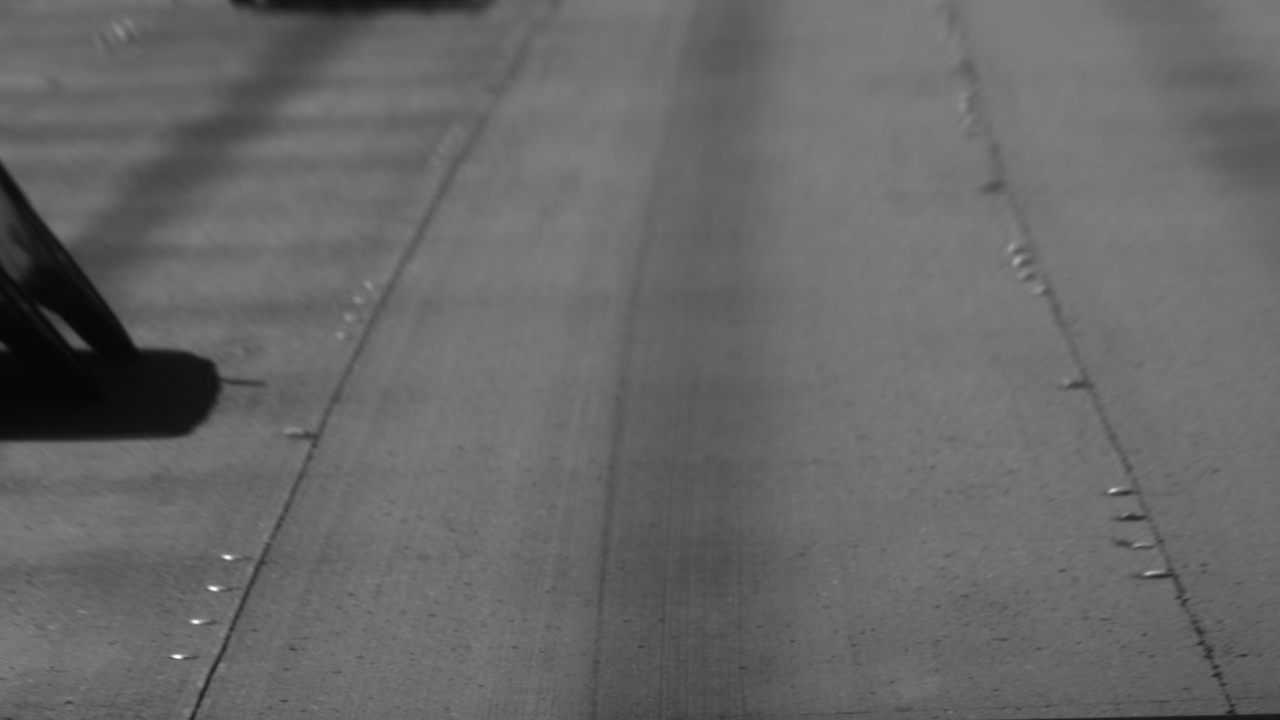
#> input picture lane_detection3/Pictures/gray.jpg, 1280 x 720 px, given as the content of the folder C:/Nowy folder/10/Praca/Datasets/Video_data/data, which was not available
$ python lane_detection_24.05.py
#> lines starting #> are read from the running program, lines starting #| are printed output that depends on the picture; after the words box and inside, x2 and y2 are one past the last pixel; in counts of white or black regions, pixels touching at a corner belong together; pictures that were not available may be replaced by others from this repository, and a replacement may not be noted
import os
import cv2
import pickle
import shutil
import numpy as np
import pandas as pd
from imutils import paths
import matplotlib.pyplot as plt


def im_show(image, name='Image'):
    cv2.imshow(name, image)
    cv2.waitKey(0)


# [12 lines left out: function to_csv, not called in this run]


def warp_perspective(image, from_, to, width, height):
    M = cv2.getPerspectiveTransform(from_, to)
    warp = cv2.warpPerspective(image, M, (width, height), flags=cv2.INTER_LINEAR)
    return warp, M


def threshold(image, T):
    _, image = cv2.threshold(image, T, 250, cv2.THRESH_BINARY)
    return image


def color_mask(img, thresh=(0, 255)):
    gray = cv2.cvtColor(img, cv2.COLOR_RGB2GRAY)
    binary_output = np.zeros_like(gray)
    binary_output[(gray > thresh[0]) & (gray <= thresh[1])] = 255
    return binary_output


def gray_img(image):
    return cv2.cvtColor(image, cv2.COLOR_BGR2GRAY)


def draw_lines(image, arr, point_color=(255, 0, 0), line_color=(0, 255, 0)):
    arr = arr.astype(int)
    copy = np.copy(image)
    for i in range(arr.shape[0]):
        x, y = arr[i][0], arr[i][1]
        x_0, y_0 = arr[i - 1][0], arr[i - 1][1]
        cv2.circle(copy, (x, y), radius=1, color=point_color, thickness=10)
        cv2.line(copy, (x, y), (x_0, y_0), color=line_color, thickness=4)
    return copy


def to_jpg(name, image):
    path = 'Pictures/' + name + '.jpg'
    cv2.imwrite(path, image)


def prepare(image, src, dst, width, height):
    box = draw_lines(image, src)
    box = draw_lines(box, dst, line_color=(0, 0, 255))
    warp, _ = warp_perspective(image, src, dst, width, height)
    gray = gray_img(warp)
    max_val = max(np.amax(gray, axis=1)).astype(int)
    thresh = color_mask(warp, (max_val * 0.65, max_val))

    return thresh


def find_single_lane(side_current, count):
    side_left = side_current - margin
    side_right = side_current + margin
    cv2.rectangle(out_img, (side_left, low), (side_right, high), (0, 255, 0), 4)

    side_nonzero = ((nonzeroy >= low) & (nonzeroy <= high) &
                    (nonzerox >= side_left) & (nonzerox <= side_right)).nonzero()[0]

    side_indicator = True

    if (side_left < 0 or side_right > width) and len(side_nonzero) == 0:
        count += 1
    else:
        count = 0

    # 35//2
    if count >= 17:
        side_indicator = False

    if len(side_nonzero) > minpix:
        side_current = int(np.mean(nonzerox[side_nonzero]))

    return side_current, side_nonzero, side_indicator, count, side_left, side_right


def find_lanes(image):
    global margin, minpix
    global out_img
    global low, high
    global nonzerox, nonzeroy
    global left_intercept, left_slope, right_intercept, right_slope
    global lefty, leftx, righty, rightx

    number = 35
    minpix = int((width * height) / 11776)
    margin = int(width / 12.8)

    histogram = np.sum(image[image.shape[0] // 2:, :], axis=0)
    out_img = np.dstack((image, image, image))

    midpoint = int(histogram.shape[0] // 2)
    left = np.argmax(histogram[:midpoint])
    right = midpoint + np.argmax(histogram[midpoint:])

    if np.argmax(histogram[:midpoint]) == 0:
        left = 0 + margin
    if np.argmax(histogram[midpoint:]) == 0:
        right = width - margin

    # [4 lines of commented-out code are left out]

    left_current = left
    right_current = right

    left_indicator = True
    right_indicator = True

    left_idx = []
    right_idx = []

    nonzero = np.nonzero(image)
    nonzeroy = np.array(nonzero[0])
    nonzerox = np.array(nonzero[1])

    left_count = 0
    right_count = 0

    win_height = int(height // number)

    for i in range(number):
        low = image.shape[0] - win_height * (i + 1)
        high = image.shape[0] - win_height * i

        if left_indicator and right_indicator:
            left_current, left_nonzero, left_indicator, left_count, _, left_right = find_single_lane(left_current,
                                                                                                     left_count)
            right_current, right_nonzero, right_indicator, right_count, right_left, _ = find_single_lane(right_current,
                                                                                                         right_count)
            left_idx.append(left_nonzero)
            right_idx.append(right_nonzero)

        elif left_indicator:
            left_current, left_nonzero, left_indicator, left_count, _, _ = find_single_lane(left_current, left_count)
            left_idx.append(left_nonzero)

        elif right_indicator:
            right_current, right_nonzero, right_indicator, right_count, _, _ = find_single_lane(right_current,
                                                                                                right_count)
            right_idx.append(right_nonzero)

        else:
            print('break')
            break

    try:
        left_idx = np.concatenate(left_idx)
        right_idx = np.concatenate(right_idx)
    except AttributeError:
        pass

    leftx1 = nonzerox[left_idx]
    lefty1 = nonzeroy[left_idx]
    rightx1 = nonzerox[right_idx]
    righty1 = nonzeroy[right_idx]

    if (len(leftx1) == 0 or len(leftx1) <= minpix) and (len(rightx1) == 0 or len(rightx1) <= minpix):
        print('no right and no left')
        leftx1 = previous_frame[0][0]
        lefty1 = previous_frame[0][1]
        rightx1 = previous_frame[0][2]
        righty1 = previous_frame[0][3]

    elif len(leftx1) <= minpix:
        print('no left')
        # leftx1 = rightx1 - width // 2
        leftx1 = width - rightx1
        lefty1 = righty1

    elif len(rightx1) <= minpix:
        print('no right')
        # rightx1 = leftx1 + width // 2
        rightx1 = width - leftx1
        righty1 = lefty1

    # print(len(leftx1), len(rightx1))

    left_curve1 = np.polyfit(lefty1, leftx1, 2)
    right_curve1 = np.polyfit(righty1, rightx1, 2)

    left_nonzero1 = (
            (nonzerox > (left_curve1[0] * (nonzeroy ** 2) + left_curve1[1] * nonzeroy + left_curve1[2] - margin)) &
            (nonzerox < (left_curve1[0] * (nonzeroy ** 2) + left_curve1[1] * nonzeroy + left_curve1[2] + margin)))

    right_nonzero1 = (
            (nonzerox > (right_curve1[0] * (nonzeroy ** 2) + right_curve1[1] * nonzeroy + right_curve1[2] - margin)) &
            (nonzerox < (right_curve1[0] * (nonzeroy ** 2) + right_curve1[1] * nonzeroy + right_curve1[2] + margin)))

    leftx = nonzerox[left_nonzero1]
    lefty = nonzeroy[left_nonzero1]
    rightx = nonzerox[right_nonzero1]
    righty = nonzeroy[right_nonzero1]

    if len(leftx) <= minpix or len(rightx) <= minpix:
        leftx, lefty, rightx, righty = leftx1, lefty1, rightx1, righty1

    return leftx, lefty, rightx, righty, out_img


def fit_poly(leftx, lefty, rightx, righty):
    left_curve = np.polyfit(lefty, leftx, 2)
    right_curve = np.polyfit(righty, rightx, 2)

    return left_curve, right_curve

def generate_points(image, left_curve, right_curve, stop):
    height = image.shape[0]
    y = np.linspace(stop, height - 1, 15).astype(int).reshape((-1, 1))
    fit_left = left_curve[0] * y ** 2 + left_curve[1] * y + left_curve[2]
    fit_right = right_curve[0] * y ** 2 + right_curve[1] * y + right_curve[2]

    empty = []
    flipud = False

    for idx, arr in enumerate([fit_left, fit_right]):
        arr = arr.astype(int)
        con = np.concatenate((arr, y), axis=1)

        if flipud:
            con = np.flipud(con)

        flipud = True
        empty.append(con)

    points = np.vstack((empty[0], empty[1]))
    points = np.split(points, 2, 0)

    return points, fit_left, fit_right


def visualise(image, left_curve, right_curve, stop, show_lines=False, show_points=False):
    points_arr, _, _ = generate_points(image, left_curve, right_curve, stop)
    colors = [(0, 0, 255), (255, 0, 0)]

    for idx, arr in enumerate(points_arr):
        if show_lines:
            cv2.polylines(image, [arr], isClosed=False, color=colors[idx], thickness=4)

        if show_points:
            for point in arr:
                cv2.circle(image, tuple(point), 5, colors[idx], -1)

    return image


def find_lanes_perspective(image):
    t_left = np.zeros_like(image)
    t_right = np.zeros_like(image)
    t_left[lefty - 1, leftx - 1] = 255
    t_right[righty - 1, rightx - 1] = 255

    t_left = cv2.warpPerspective(t_left, M_inv, (image.shape[1], image.shape[0]), flags=cv2.INTER_LINEAR)
    t_right = cv2.warpPerspective(t_right, M_inv, (image.shape[1], image.shape[0]), flags=cv2.INTER_LINEAR)

    t_out_img = cv2.addWeighted(t_left, 1, t_right, 1, 0)

    t_leftx = t_left.nonzero()[1]
    t_lefty = t_left.nonzero()[0]
    t_rightx = t_right.nonzero()[1]
    t_righty = t_right.nonzero()[0]

    if len(t_leftx) == 0:
        t_leftx = -t_rightx + width
        t_lefty = t_righty

    if len(t_rightx) == 0:
        t_rightx = width-t_leftx
        t_righty = t_lefty

    return t_leftx, t_lefty, t_rightx, t_righty, t_out_img


# [58 lines left out: functions visualise_perspective, sort_path, not called in this run]


def rgb(image):
    return cv2.cvtColor(image, cv2.COLOR_BGR2RGB)


def params(width, height):
    scale = width / 1280

    video1 = {'name': 'video1',
              'src': np.float32([[290, 410], [550, 285]]) * scale,
              'thresh': 0.65,
              'limit': 2548}

    video2 = {'name': 'video2',
              'src': np.float32([[285, 410], [550, 285]]) * scale,  # [[:, 390+20], [:, 265+20]]
              'thresh': 0.55,
              'limit': 4122}

    video3 = {'name': 'video3',
              'src': np.float32([[280, 420], [570, 250]]) * scale,
              'thresh': 0.85,
              'limit': 2833}

    video4 = {'name': 'video4',
              'src': np.float32([[270, 420], [550, 265]]) * scale,
              'thresh': 0.9,
              'limit': 1840}

    video_list = [video1]

    for video in video_list:
        template = video['src']
        src = np.float32([[template[0][0], template[0][1]],
                          [template[1][0], template[1][1]],
                          [width - template[1][0], template[1][1]],
                          [width - template[0][0], template[0][1]]])

        warp_arr = {'src': src}
        video.update(warp_arr)

    dst = np.float32([[0, height],
                      [0, 0],
                      [width, 0],
                      [width, height]])

    return video_list, dst


def detect_lines(path, folder):
    global width, height
    global previous_frame
    global M_inv

    data_path = os.path.join(path, folder[0])
    frames_path = os.path.join(path, folder[1])
    labels_path = os.path.join(path, folder[2])

    data_list = list(paths.list_images(data_path))

    for folder_path in frames_path, labels_path:
        shutil.rmtree(folder_path)

        if not os.path.exists(folder_path):
            os.mkdir(folder_path)

    image = cv2.imread(data_list[0])
#> image is the input picture: shape (720, 1280, 3); min 3, max 254, mean 103.2
    scale_factor = 1/1
    image = cv2.resize(image, (int(image.shape[1] * scale_factor), int(image.shape[0] * scale_factor)))
    width = image.shape[1]
    height = image.shape[0]

    video_list, dst = params(width, height)

    label_list = []
    previous_frame = []

    i = 0
    j = 0
    for video in video_list:
        name = video['name']
        thresh = video['thresh']
        limit = video['limit']
        src = video['src']

        for path in data_list[i: i+limit]:
            save_frame = frames_path + fr'\{os.path.basename(path)}'
            save_label = labels_path + fr'\{os.path.basename(path)}'

            frame_exists = os.path.exists(save_frame)
            label_exists = os.path.exists(save_frame)

            # [4 lines of commented-out code are left out]

            image = cv2.imread(path)
            image = cv2.resize(image, (width, height))

            frame = np.copy(image)

            img = prepare(image, src, dst, width, height)
#> call 2 of draw_lines, with arr = array of shape (4, 2), point_color = (255, 0, 0), line_color = (0, 0, 255)
#> after the loop in draw_lines (call 2), `for i in range(arr.shape[0]):`:
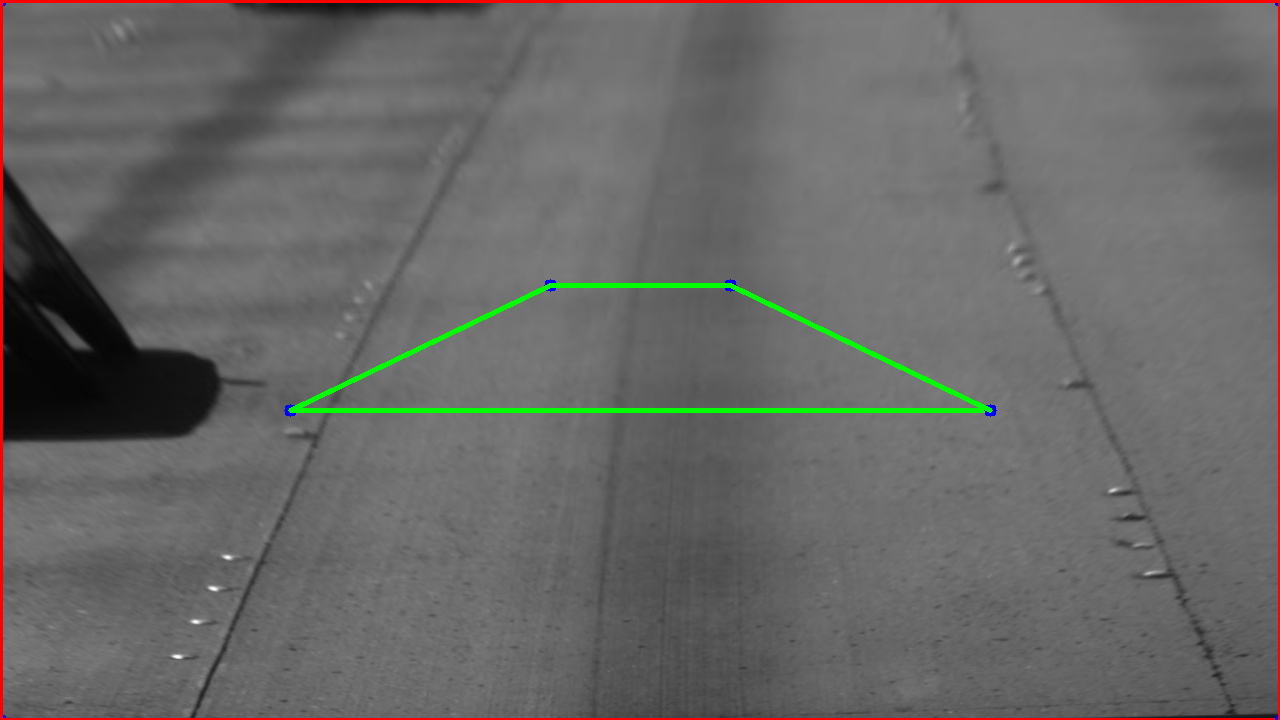
#> copy: shape (720, 1280, 3); mean B, G, R 101.4, 103.3, 104.1
#> in warp_perspective, `M = cv2.getPerspectiveTransform(from_, to)`: M = [[-1.27, -2.65, 1454.6], [6.89e-16, -4.01, 1142.7], [5.6e-19, -0.00414, 1]]
#> in warp_perspective, `warp = cv2.warpPerspective(image, M, (width, height), flags=cv2.INTER_..`:
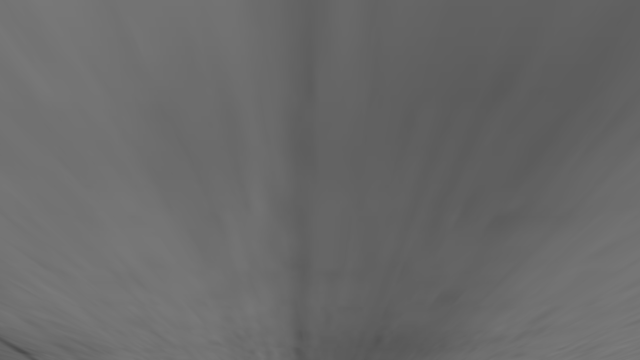
#> warp: shape (720, 1280, 3) (shown at 1/2 size); min 73, max 124, mean 105.8
#> in prepare, `max_val = max(np.amax(gray, axis=1)).astype(int)`: max_val = 124
#> in prepare, `thresh = color_mask(warp, (max_val * 0.65, max_val))`:
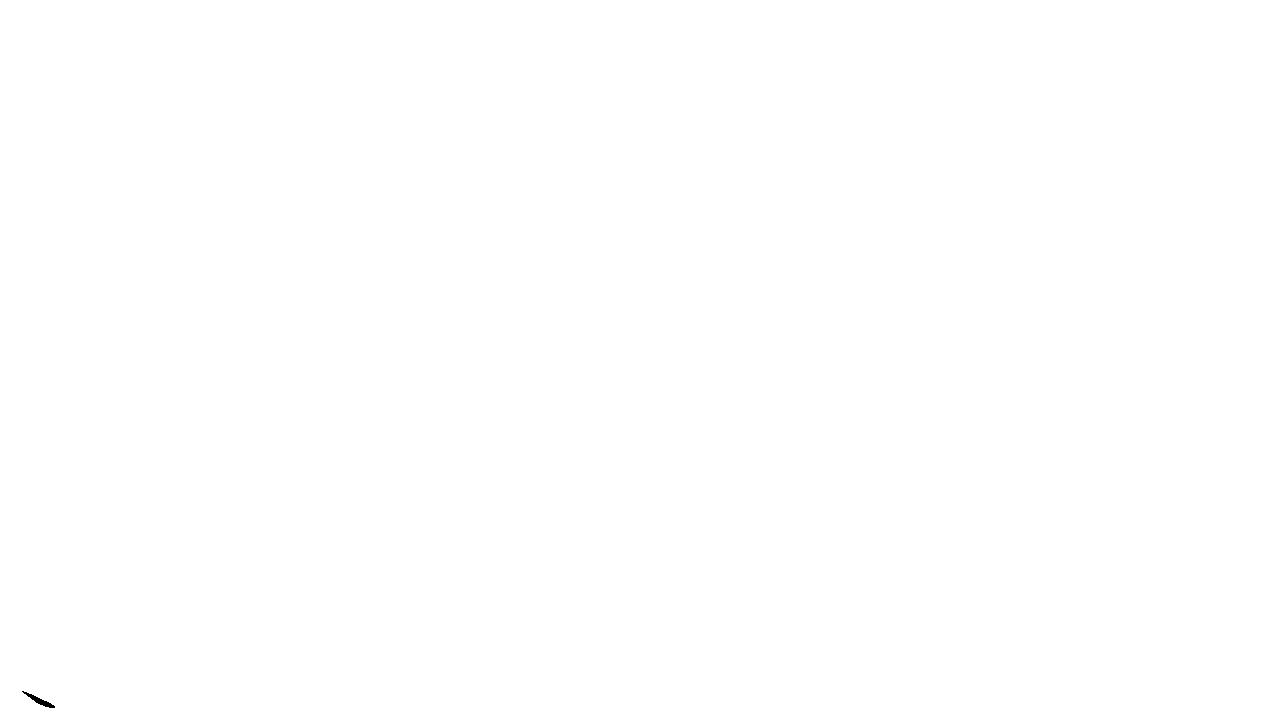
#> thresh: shape (720, 1280); 100% white; 1 black region, box (x1, y1, x2, y2) and area: (22, 691, 55, 708) 146
            copy = np.copy(img)

            M_inv = cv2.getPerspectiveTransform(dst, src)
#> M_inv = [[0.141, -0.66, 550], [0, -0.249, 285], [0, -0.00103, 1]]
            leftx, lefty, rightx, righty, out_img = find_lanes(copy)
#> in find_lanes, `histogram = np.sum(image[image.shape[0] // 2:, :], axis=0)`: histogram = 1280 values, max 91800 at index 0, min 90270 at index 35, mean 91770.9
#> in find_lanes, `left = np.argmax(histogram[:midpoint])`: left = 0
#> in find_lanes, `right = midpoint + np.argmax(histogram[midpoint:])`: right = 640
#> in find_lanes, `nonzero = np.nonzero(image)`: nonzero = 921454 positions, rows 0 to 719, columns 0 to 1279
#> the loop in find_lanes, `for i in range(number):` made 35 passes
#> (left_current, left_right, right_left) on passes 1 to 8: (101, 200, 1080), (102, 201, 1079), (102, 202, 1079), (102, 202, 1079), (102, 202, 1079), (102, 202, 1079), (102, 202, 1079), (102, 202, 1079)
#> after the loop in find_lanes, `for i in range(number):`: left_count = 0; left_current = 102; left_idx = 35 items; left_indicator = True; left_nonzero = 4221 values from 25602 to 51402; left_right = 202; right_count = 0; right_current = 1179; right_idx = 35 items; right_indicator = True; right_left = 1079; right_nonzero = 4221 values from 26679 to 52479
#> in find_lanes, `left_curve1 = np.polyfit(lefty1, leftx1, 2)`: left_curve1 = [-9.95e-07, 0.000593, 101.9]
#> in find_lanes, `right_curve1 = np.polyfit(righty1, rightx1, 2)`: right_curve1 = [7.66e-07, -0.000453, 1179]
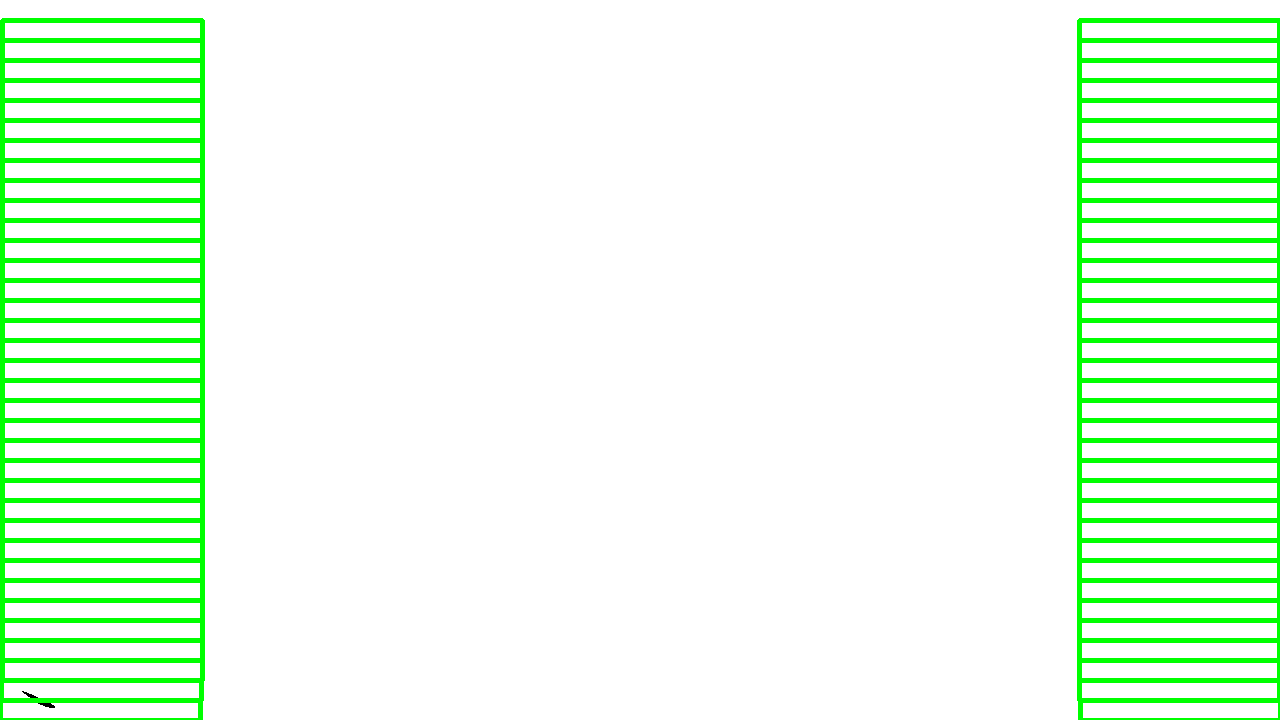
#> out_img: shape (720, 1280, 3); mean of channels 0, 1, 2 232.4, 255, 232.4; drawn as B, G, R
            t_leftx, t_lefty, t_rightx, t_righty, t_out_img = find_lanes_perspective(image)
#> (the rest of the program and of its run is left out)
